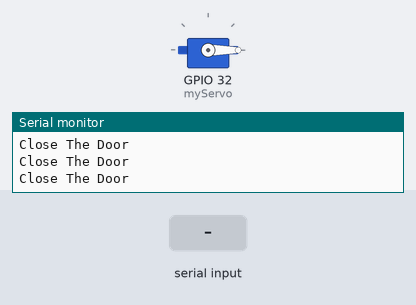
Bench run of a sketch on a simulated ESP32. Parts: servo, the last lines printed to the serial monitor. Inputs (shaded band) come from the test bench.

Above: at 1.2 s.
1.3 s: "o" received over Serial
At 2.4 s:
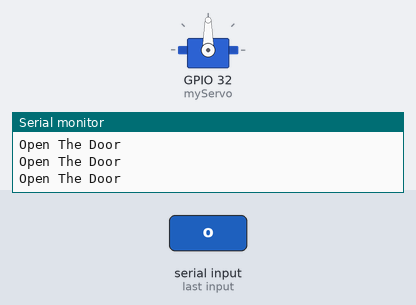
2.8 s: "c" received over Serial
At 3.6 s:
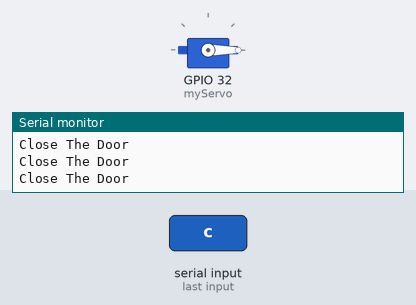
Timing chart, 0 to 5.8 s (numbered marks = the images above; inputs shaded):
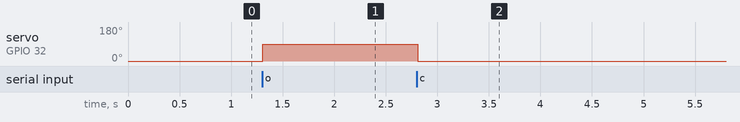

The sketch:

door_open.ino
```cpp
// hearder
#include <ESP32Servo.h>

Servo myServo; //ตั้งชื่อตัวแปรให้กับ Servo
char status = 'c';

void setup() {
  Serial.begin(9600);
  myServo.attach(32); // เชื่อมต่อservoที่ขา D32
}

void loop() {

  if (Serial.available() > 0) {
    char status_read = Serial.read();
    if(status_read != status){
      status = status_read;
    }
  }

  if(status == 'c'){
    myServo.write(0);
    printf("Close The Door\n");
  }else if(status == 'o'){
    myServo.write(90);
    printf("Open The Door\n");
  }


}
```

Measured:
- after the input at 1.3 s, servo on GPIO 32 (myServo): 0° → 90° at once
- after the input at 2.8 s, servo on GPIO 32 (myServo): 90° → 0° at once
